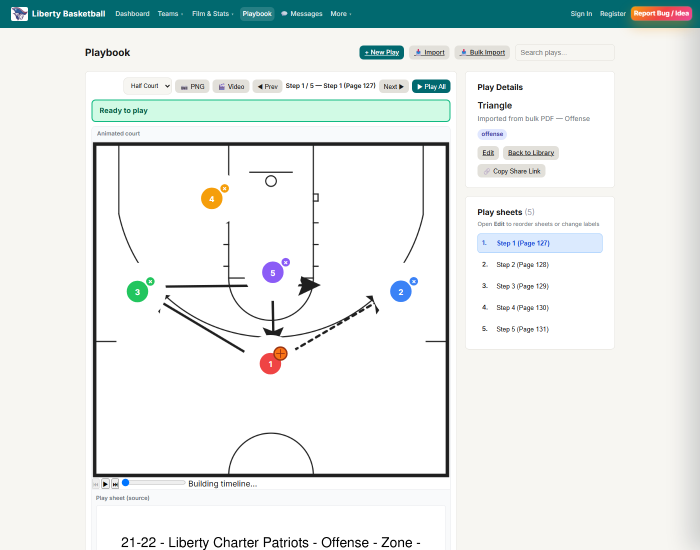
#> input picture _tmp_digit_sample.png, 1400 x 1100 px (shown at 1/2 size); its folder holds only this picture in this run
$ python -i playbook_digitize.py   (imports and definitions only)
#> lines starting #> are read from the running program, lines starting #| are printed output that depends on the picture; after the words box and inside, x2 and y2 are one past the last pixel; in counts of white or black regions, pixels touching at a corner belong together
"""Auto-digitize Fast Scout playbook diagram PNGs into court positions.

Detects offense digits (1-5) and defense labels (x1-x5), maps image pixels
into the playbook SVG half-court viewBox (500 x 470, basket near y=448).

Uses OpenCV connected components + EasyOCR on crops, with template matching
as a backup for sparse offense digits. Does not invent defense markers unless
OCR sees an "x" label; does not invent offense from digits already paired to X.
"""

from __future__ import annotations

import json
import os
import re
import sqlite3
from dataclasses import dataclass, field
from pathlib import Path
from typing import Any, Iterable, Optional

import numpy as np

SVG_W = 500.0
SVG_H = 470.0
MIN_CONF = 0.30
MIN_MARKERS_ACCEPT = 3
PAD = 4
BORDER_MARGIN = 8

_READER = None


def _cv2():
    import cv2

    return cv2


def get_easyocr_reader():
    """Lazy singleton EasyOCR reader (CPU)."""
    global _READER
    if _READER is None:
        import easyocr

        _READER = easyocr.Reader(["en"], gpu=False)
    return _READER


@dataclass
class MarkerHit:
    key: str  # o1..o5 / d1..d5
    x: float
    y: float
    conf: float
    source: str = "ocr"
    raw: str = ""

    @property
    def kind(self) -> str:
        return "offense" if self.key.startswith("o") else "defense"

    @property
    def number(self) -> int:
        return int(self.key[1:])


@dataclass
class DigitizeResult:
    positions: dict[str, dict[str, float]] = field(default_factory=dict)
    markers: list[MarkerHit] = field(default_factory=list)
    movements: list[dict[str, Any]] = field(default_factory=list)
    confidence: float = 0.0
    accepted: bool = False
    skip_reason: str = ""
    court_bbox: tuple[int, int, int, int] = (0, 0, 0, 0)
    debug: dict[str, Any] = field(default_factory=dict)

    # [51 lines left out: functions to_dict, resolve_image_path, not called in this run]


def detect_court_frame(gray: np.ndarray) -> tuple[int, int, int, int]:
    """Find the outer court rectangle. Returns x0,y0,x1,y1 in image coords."""
    cv2 = _cv2()
    h, w = gray.shape[:2]
    img_area = float(h * w)
    blur = cv2.GaussianBlur(gray, (5, 5), 0)
    edges = cv2.Canny(blur, 40, 120)
    edges = cv2.dilate(edges, np.ones((3, 3), np.uint8), iterations=1)
    cnts, _ = cv2.findContours(edges, cv2.RETR_LIST, cv2.CHAIN_APPROX_SIMPLE)

    best = None
    best_score = -1.0
    cx_img, cy_img = w / 2.0, h * 0.42

    for c in cnts:
        area = cv2.contourArea(c)
        if area < 0.12 * img_area or area > 0.55 * img_area:
            continue
        x, y, bw, bh = cv2.boundingRect(c)
        if bw < 80 or bh < 80:
            continue
        aspect = bw / float(bh)
        if aspect < 0.75 or aspect > 1.45:
            continue
        # Prefer frames in the upper/mid page (diagram), not notes below
        if y < 60 or y > 0.45 * h:
            continue
        if y + bh > 0.78 * h:
            continue
        ccx, ccy = x + bw / 2.0, y + bh / 2.0
        dist = abs(ccx - cx_img) / w + abs(ccy - cy_img) / h
        if dist > 0.5:
            continue
        peri = cv2.arcLength(c, True)
        approx = cv2.approxPolyDP(c, 0.02 * peri, True)
        rectness = 1.0 if len(approx) >= 4 else 0.75
        # Prefer roughly square half-court frames
        square = 1.0 - min(0.35, abs(1.0 - aspect))
        score = area * rectness * square * (1.0 - 0.4 * dist)
        if score > best_score:
            best_score = score
            best = (x, y, x + bw, y + bh)

    if best is not None:
        return best

    # Typical Fast Scout 1224x1584 layout (header + square court + notes)
    if w >= 1000 and h >= 1400:
        return (80, 240, 1140, 1020)
    return (
        int(0.065 * w),
        int(0.15 * h),
        int(0.93 * w),
        int(0.64 * h),
    )


def _binarize_ink(roi: np.ndarray) -> np.ndarray:
    cv2 = _cv2()
    blur = cv2.GaussianBlur(roi, (3, 3), 0)
    _, otsu = cv2.threshold(blur, 0, 255, cv2.THRESH_BINARY_INV + cv2.THRESH_OTSU)
    white_frac = float(np.mean(otsu > 0))
    if white_frac > 0.35 or white_frac < 0.005:
        return cv2.adaptiveThreshold(
            blur, 255, cv2.ADAPTIVE_THRESH_GAUSSIAN_C, cv2.THRESH_BINARY_INV, 31, 8
        )
    return otsu


def _remove_court_lines(ink: np.ndarray) -> np.ndarray:
    cv2 = _cv2()
    h, w = ink.shape[:2]
    hk = max(25, w // 20)
    vk = max(25, h // 20)
    horiz = cv2.morphologyEx(ink, cv2.MORPH_OPEN, cv2.getStructuringElement(cv2.MORPH_RECT, (hk, 1)))
    vert = cv2.morphologyEx(ink, cv2.MORPH_OPEN, cv2.getStructuringElement(cv2.MORPH_RECT, (1, vk)))
    cleaned = cv2.subtract(ink, cv2.bitwise_or(horiz, vert))
    cleaned = cv2.morphologyEx(
        cleaned, cv2.MORPH_OPEN, cv2.getStructuringElement(cv2.MORPH_ELLIPSE, (2, 2))
    )
    return cleaned


def _solidity(cnt) -> float:
    cv2 = _cv2()
    area = cv2.contourArea(cnt)
    ha = cv2.contourArea(cv2.convexHull(cnt))
    return float(area / ha) if ha > 1e-6 else 0.0


def _find_candidates(ink: np.ndarray, court_w: int, court_h: int) -> list[dict]:
    cv2 = _cv2()
    cnts, _ = cv2.findContours(ink, cv2.RETR_EXTERNAL, cv2.CHAIN_APPROX_SIMPLE)
    cands = []
    for c in cnts:
        area = cv2.contourArea(c)
        if area < 70 or area > 2800:
            continue
        x, y, bw, bh = cv2.boundingRect(c)
        if bh < 16 or bh > 80:
            continue
        aspect = bw / float(bh)
        if aspect < 0.25 or aspect > 2.8:
            continue
        if _solidity(c) < 0.28:
            continue
        if x < BORDER_MARGIN or y < BORDER_MARGIN:
            continue
        if x + bw > court_w - BORDER_MARGIN or y + bh > court_h - BORDER_MARGIN:
            continue
        cands.append(
            {
                "x": x,
                "y": y,
                "w": bw,
                "h": bh,
                "area": area,
                "cx": x + bw / 2.0,
                "cy": y + bh / 2.0,
            }
        )
    return cands


# [164 lines left out: functions _crop_pad, px_to_svg, _classify_text, _ocr_crop, _render_template, _template_match and 2 more, not called in this run]


def digitize_image(
    image_path: str | Path,
    *,
    reader=None,
    prefer: str = "auto",
    min_markers: int = MIN_MARKERS_ACCEPT,
    min_conf: float = MIN_CONF,
) -> DigitizeResult:
    """Digitize one diagram PNG into playbook positions.

    prefer: 'offense' | 'defense' | 'auto'
      - offense: suppress fabricated defense (templates never invent X)
      - defense: keep defense; drop offense that pairs to X
      - auto: keep both; only invent defense via OCR x-labels (not templates)
    """
#> called with image_path = '_tmp_digit_sample.png', prefer = 'auto', min_markers = 3, min_conf = 0.3
    cv2 = _cv2()
    path = Path(image_path)
    result = DigitizeResult()
    if not path.is_file():
        result.skip_reason = f"missing image: {path}"
        return result

    bgr = cv2.imread(str(path))
#> bgr is the input picture: shape (1100, 1400, 3); mean B, G, R 234, 235.6, 230
    if bgr is None:
        result.skip_reason = f"unreadable image: {path}"
        return result

    gray = cv2.cvtColor(bgr, cv2.COLOR_BGR2GRAY)
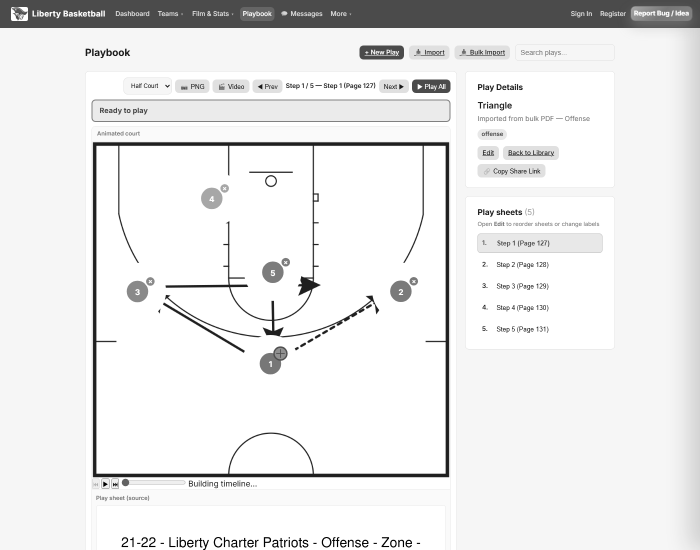
#> gray: shape (1100, 1400) (shown at 1/2 size); min 0, max 255, mean 233.8
    court = detect_court_frame(gray)
#> in detect_court_frame, `edges = cv2.Canny(blur, 40, 120)`:
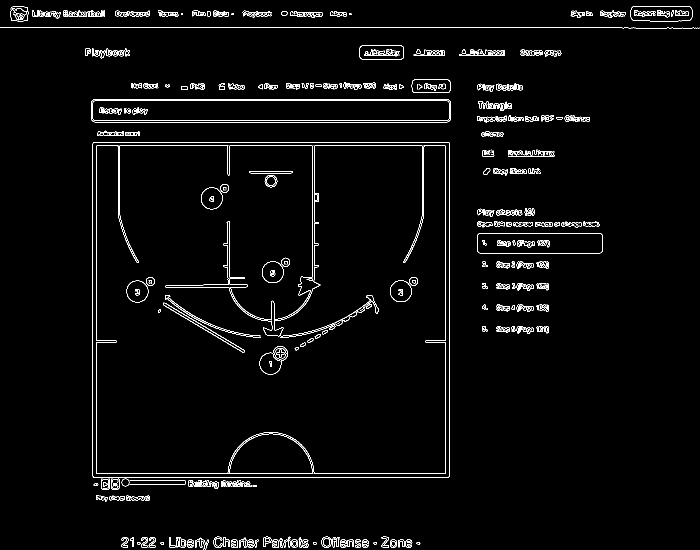
#> edges: shape (1100, 1400) (shown at 1/2 size); 2.5% white in thin lines or dots
#> in detect_court_frame, `edges = cv2.dilate(edges, np.ones((3, 3), np.uint8), iterations=1)`:
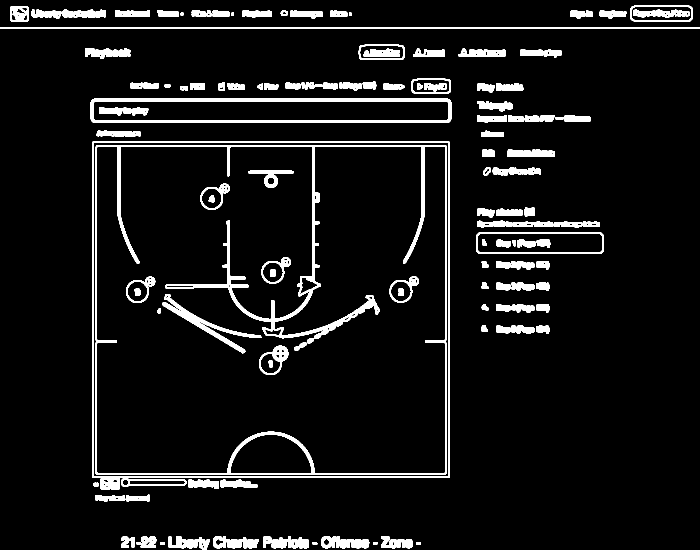
#> edges: shape (1100, 1400) (shown at 1/2 size); 7.2% white; 140 white regions
#> in detect_court_frame, `cnts, _ = cv2.findContours(edges, cv2.RETR_LIST, cv2.CHAIN_APPROX_SIMP..`: cnts = 660 contours, 457 with area under 20; largest, box (x1, y1, x2, y2) and area: (184, 283, 900, 980) 482863, (186, 285, 898, 954) 474938, (191, 290, 893, 949) 461246, (193, 292, 891, 947) 432164, (181, 197, 903, 246) 34542
#> the loop in detect_court_frame, `for c in cnts:` made 660 passes
#> area on passes 8 to 10: 29, 41.5, 24.5
#> after the loop in detect_court_frame, `for c in cnts:`: best_score = -1
#> court = (91, 165, 1302, 704)
    result.court_bbox = court
#> result.court_bbox = (91, 165, 1302, 704)
    x0, y0, x1, y1 = court
#> x0 = 91; y0 = 165; x1 = 1302; y1 = 704
    roi = gray[y0:y1, x0:x1]
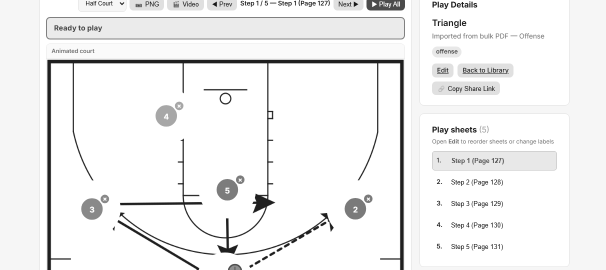
#> roi: shape (539, 1211) (shown at 1/2 size); min 26, max 255, mean 240.3
    rh, rw = roi.shape[:2]
    ink = _binarize_ink(roi)
#> in _binarize_ink, `_, otsu = cv2.threshold(blur, 0, 255, cv2.THRESH_BINARY_INV + cv2.THRE..`:
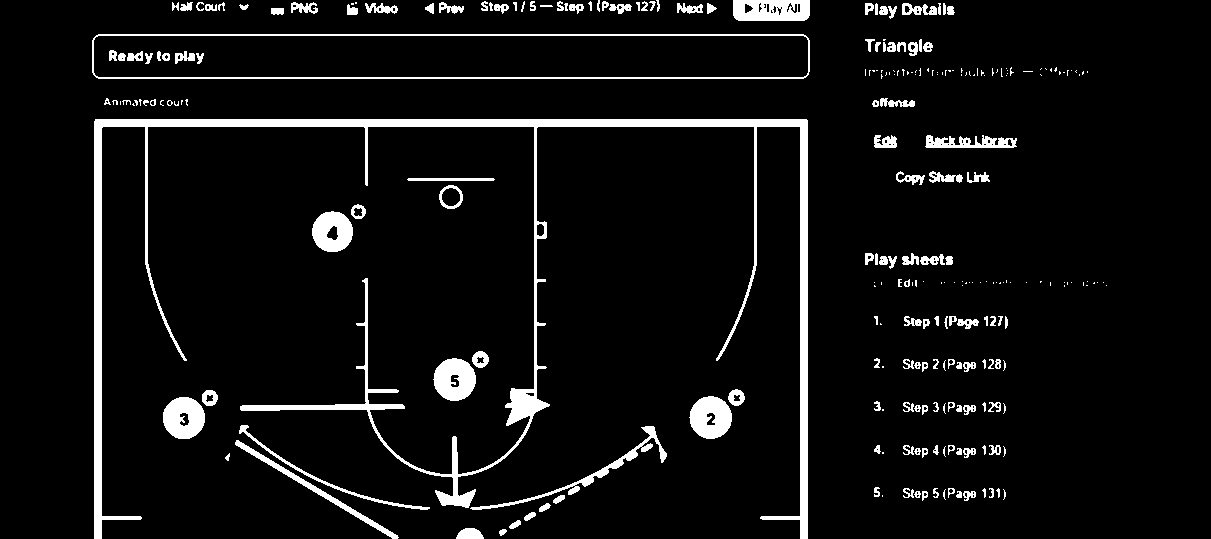
#> otsu: shape (539, 1211); 6.5% white; 269 white regions (117 under 20 px), largest, box (x1, y1, x2, y2) and area: (94, 119, 808, 539) 19011, (92, 34, 810, 79) 2999, (733, 0, 810, 21) 1420
#> in _binarize_ink, `white_frac = float(np.mean(otsu > 0))`: white_frac = 0.0648
    cleaned = _remove_court_lines(ink)
#> in _remove_court_lines, `vert = cv2.morphologyEx(ink, cv2.MORPH_OPEN, cv2.getStructuringElement..`:
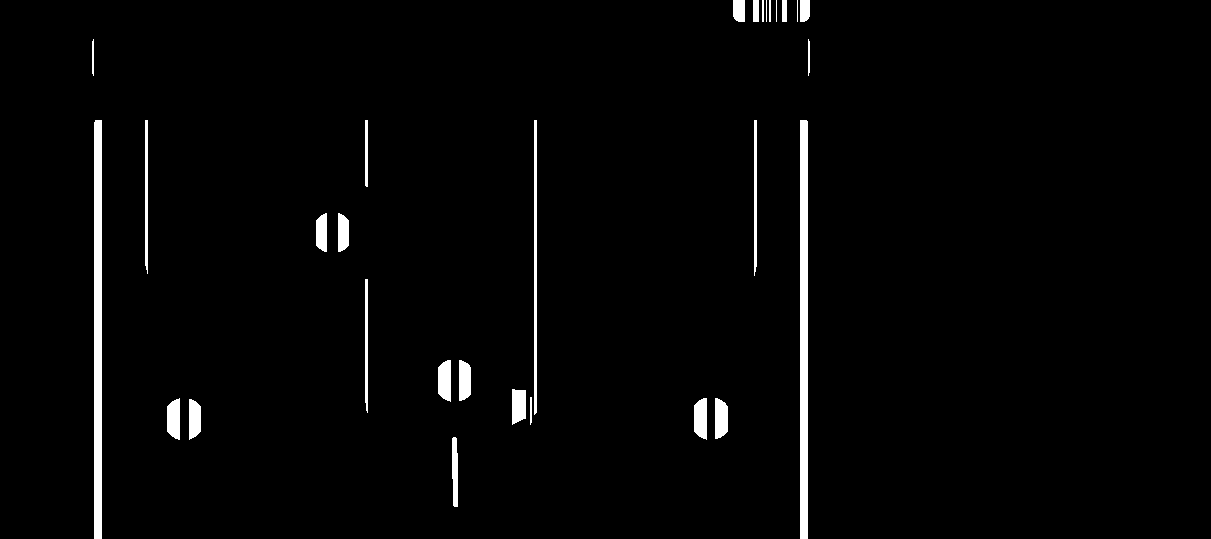
#> vert: shape (539, 1211); 2.2% white; 29 white regions, largest, box (x1, y1, x2, y2) and area: (800, 120, 808, 539) 3351, (94, 120, 102, 539) 3350, (534, 120, 537, 415) 882
#> in _remove_court_lines, `cleaned = cv2.morphologyEx( cleaned, cv2.MORPH_OPEN, cv2.getStructurin..`:
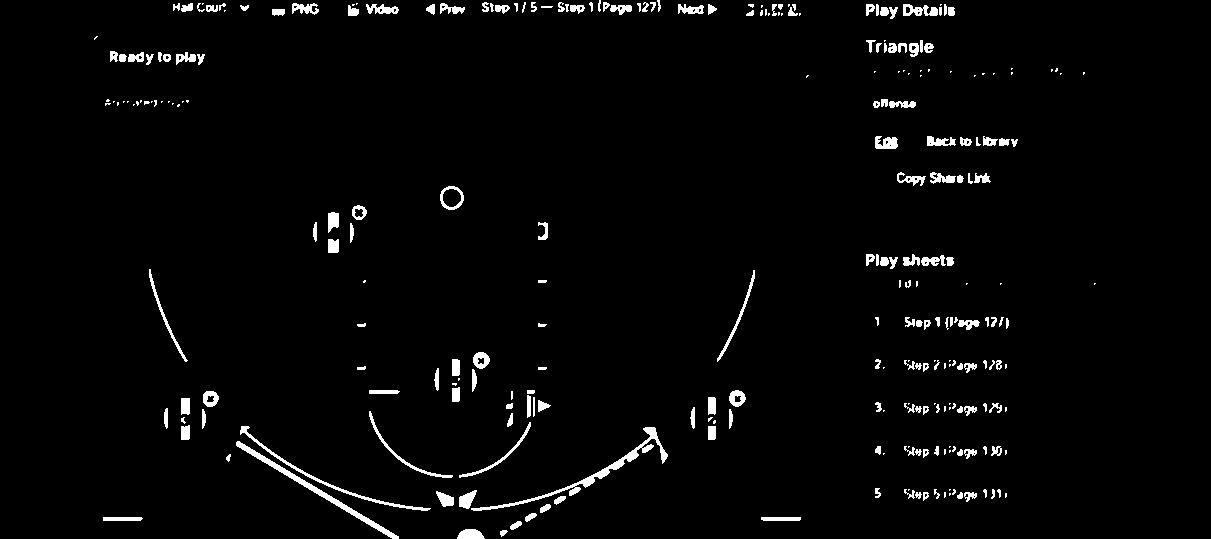
#> cleaned: shape (539, 1211); 2.6% white; 280 white regions (95 under 20 px)
    cands = _find_candidates(cleaned, rw, rh)
#> in _find_candidates, `cnts, _ = cv2.findContours(ink, cv2.RETR_EXTERNAL, cv2.CHAIN_APPROX_SI..`: cnts = 280 contours, 137 with area under 20; largest, box (x1, y1, x2, y2) and area: (471, 427, 668, 511) 930, (236, 441, 399, 539) 840, (240, 426, 431, 511) 472, (440, 186, 464, 210) 422, (369, 411, 453, 478) 244
#> the loop in _find_candidates, `for c in cnts:` made 280 passes
#> after the loop in _find_candidates, `for c in cnts:`: cands = 10 items
#> cands = 10 items
    if len(cands) < 3:
        for c in _find_candidates(ink, rw, rh):
            if not any(abs(c["cx"] - a["cx"]) < 8 and abs(c["cy"] - a["cy"]) < 8 for a in cands):
                cands.append(c)

    if reader is None:
        reader = get_easyocr_reader()

    hits: list[dict] = []
    x_only: list[dict] = []
    digit_cands: list[tuple[dict, dict]] = []  # (cand, hit) for pairing

    for c in cands:
        crop = _crop_pad(roi, c, PAD)
        crop_ocr = 255 - crop if float(np.mean(crop)) < 127 else crop
        text, conf = _ocr_crop(reader, crop_ocr)
        fx = x0 + c["cx"]
        fy = y0 + c["cy"]
        kind, mid = _classify_text(text)
        if kind == "defense" and mid is not None:
            hits.append(
                {
                    "kind": "defense",
                    "id": mid,
                    "conf": conf,
                    "fx": fx,
                    "fy": fy,
                    "raw": text,
                    "source": "ocr",
                }
            )
        elif kind == "offense" and mid is not None:
            hit = {
                "kind": "offense",
                "id": mid,
                "conf": conf,
                "fx": fx,
                "fy": fy,
                "raw": text,
                "source": "ocr",
            }
            hits.append(hit)
            digit_cands.append((c, hit))
        elif kind == "x_only":
            x_only.append(
                {
                    "fx": fx,
                    "fy": fy,
                    "conf": conf,
                    "roi_cx": c["cx"],
                    "roi_cy": c["cy"],
                    "cand": c,
                }
            )

    # Pair lone X with digit to the right → defense; mark digit for removal
    paired_digit_ids: set[int] = set()
    for xo in x_only:
        best = None
        best_dist = 1e9
        for c, hit in digit_cands:
            dx = c["cx"] - xo["roi_cx"]
            dy = abs(c["cy"] - xo["roi_cy"])
            if dx < -5 or dx > 45 or dy > 22:
                continue
            dist = abs(dx) + dy
            if dist < best_dist:
                best_dist = dist
                best = hit
        if best is not None:
            mid = best["id"]
            paired_digit_ids.add(id(best))
            hits.append(
                {
                    "kind": "defense",
                    "id": mid,
                    "conf": min(1.0, 0.5 * (xo["conf"] + best["conf"]) + 0.2),
                    "fx": (xo["fx"] + best["fx"]) / 2.0,
                    "fy": (xo["fy"] + best["fy"]) / 2.0,
                    "raw": f"x+{best['raw']}",
                    "source": "ocr_x_pair",
                }
            )

    # Remove offense hits that were consumed by x-pairs
    hits = [h for h in hits if not (h["kind"] == "offense" and id(h) in paired_digit_ids)]
    # Also drop offense that share identity objects already in list by proximity
    hits = _suppress_offense_near_defense(hits)

    markers = _dedupe(hits, min_conf=min_conf)
    n_off = sum(1 for m in markers if m["kind"] == "offense")
    n_def = sum(1 for m in markers if m["kind"] == "defense")
    has_x_evidence = n_def > 0 or bool(x_only)

    # Template backup for sparse offense digits only
    tmpl_helped = False
    if n_off < 3 and prefer != "defense":
        tmpl = _template_match(roi, (x0, y0), want_offense=True, want_defense=False)
        existing = {m["key"] for m in markers}
        added = []
        for t in tmpl:
            key = f"o{t['id']}"
            if key in existing or t["conf"] < max(min_conf, 0.62):
                continue
            t["key"] = key
            added.append(t)
        if added:
            tmpl_helped = True
            markers = _dedupe(markers + added, min_conf=min_conf)
            markers = _suppress_offense_near_defense(markers)

    # Optional defense templates only when OCR already saw an X
    if prefer == "defense" and n_def < 3 and has_x_evidence:
        tmpl = _template_match(roi, (x0, y0), want_offense=False, want_defense=True)
        existing = {m["key"] for m in markers}
        added = []
        for t in tmpl:
            key = f"d{t['id']}"
            if key in existing or t["conf"] < max(min_conf, 0.65):
                continue
            t["key"] = key
            added.append(t)
        if added:
            tmpl_helped = True
            markers = _dedupe(markers + added, min_conf=min_conf)

    # Preference filters
    if prefer == "offense":
        markers = [m for m in markers if m["kind"] == "offense"]
    elif prefer == "defense":
        # Keep defense; keep offense only if no defense (mixed diagrams ok when prefer auto)
        if any(m["kind"] == "defense" for m in markers):
            markers = [m for m in markers if m["kind"] == "defense"]

    # Auto: if we have strong defense-only signal (many X, few standalone offense), drop offense
    if prefer == "auto":
        n_off = sum(1 for m in markers if m["kind"] == "offense")
        n_def = sum(1 for m in markers if m["kind"] == "defense")
        if n_def >= 3 and n_off > 0 and n_off <= n_def and has_x_evidence:
            # Likely a defense diagram where digits were part of xN
            # Only drop offense if each offense is near a defense
            near = _suppress_offense_near_defense(markers, dist_px=60)
            if sum(1 for m in near if m["kind"] == "offense") == 0:
                markers = near

    n_off = sum(1 for m in markers if m["kind"] == "offense")
    n_def = sum(1 for m in markers if m["kind"] == "defense")
    total = n_off + n_def

    positions: dict[str, dict[str, float]] = {}
    hits_out: list[MarkerHit] = []
    for m in markers:
        sx, sy = px_to_svg(m["fx"], m["fy"], court)
        key = m["key"]
        positions[key] = {"x": sx, "y": sy}
        hits_out.append(
            MarkerHit(
                key=key,
                x=sx,
                y=sy,
                conf=float(m["conf"]),
                source=str(m.get("source", "ocr")),
                raw=str(m.get("raw", "")),
            )
        )

    confs = [m.conf for m in hits_out]
    mean_conf = float(sum(confs) / len(confs)) if confs else 0.0
    result.positions = positions
    result.markers = hits_out
    result.confidence = mean_conf
    result.debug = {
        "candidates": len(cands),
        "offense": n_off,
        "defense": n_def,
        "tmpl_helped": tmpl_helped,
        "prefer": prefer,
        "image": str(path),
    }

    if total < min_markers or mean_conf < min_conf:
        result.accepted = False
        result.skip_reason = (
            f"low confidence or sparse markers "
            f"(count={total}, mean_conf={mean_conf:.2f}, min_markers={min_markers})"
        )
        # Still return positions for review, but mark not accepted
        return result

    result.accepted = True
    return result


# [142 lines left out: functions prefer_from_play_category, digitize_play_steps, list_image_only_play_ids, not called in this run]

#> (the run stopped early here; a loop or call above may not have finished)
